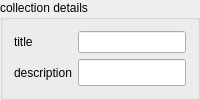
        <widget class="QGroupBox" name="groupBoxCollectionPreview">
         <property name="title">
          <string>collection details</string>
         </property>
         <layout class="QGridLayout" name="gridLayoutCollectionDetails">
          <item row="0" column="0">
           <widget class="QLabel" name="label_15">
            <property name="text">
             <string>title</string>
            </property>
           </widget>
          </item>
          <item row="0" column="1">
           <widget class="QLineEdit" name="lineEditTitle">
            <property name="readOnly">
              <bool>true</bool>
            </property>
            </widget>
          </item>
          <item row="1" column="0">
           <widget class="QLabel" name="label_16">
            <property name="text">
             <string>description</string>
            </property>
           </widget>
          </item>
          <item row="1" column="1">
           <widget class="QLineEdit" name="lineEditDescription">
            <property name="readOnly">
              <bool>true</bool>
            </property>
            <property name="sizePolicy">
             <sizepolicy hsizetype="Expanding" vsizetype="Expanding">
              <horstretch>0</horstretch>
              <verstretch>0</verstretch>
             </sizepolicy>
            </property>
            <property name="alignment">
             <set>Qt::AlignLeading|Qt::AlignLeft|Qt::AlignTop</set>
            </property>
           </widget>
          </item>

          
          <item row="2" column="1" columnspan="2">
            <layout class="QHBoxLayout" name="bboxMapPlaceholder">
            </layout>
          </item>
          

          </layout>
        </widget>
